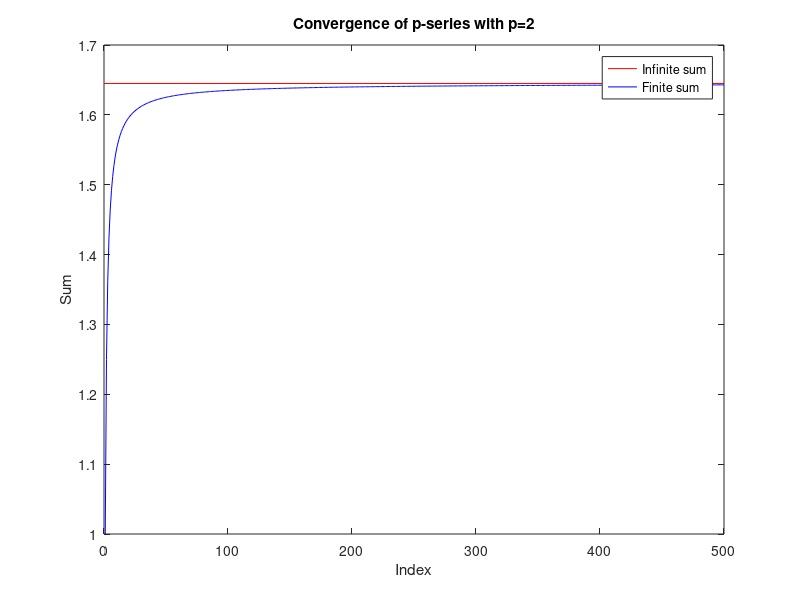

Reproduce this figure in MATLAB.

%p^k series sum
p=2;
n=1:500;
pSeries=(n.^p).^(-1);
x=1:max(n);
plot([0,max(n)],[pi^2/6,pi^2/6],'r')
hold on
plot(x,cumsum(pSeries),'b')
xlabel('Index');
ylabel('Sum');
title('Convergence of p-series with p=2')
legend('Infinite sum','Finite sum')